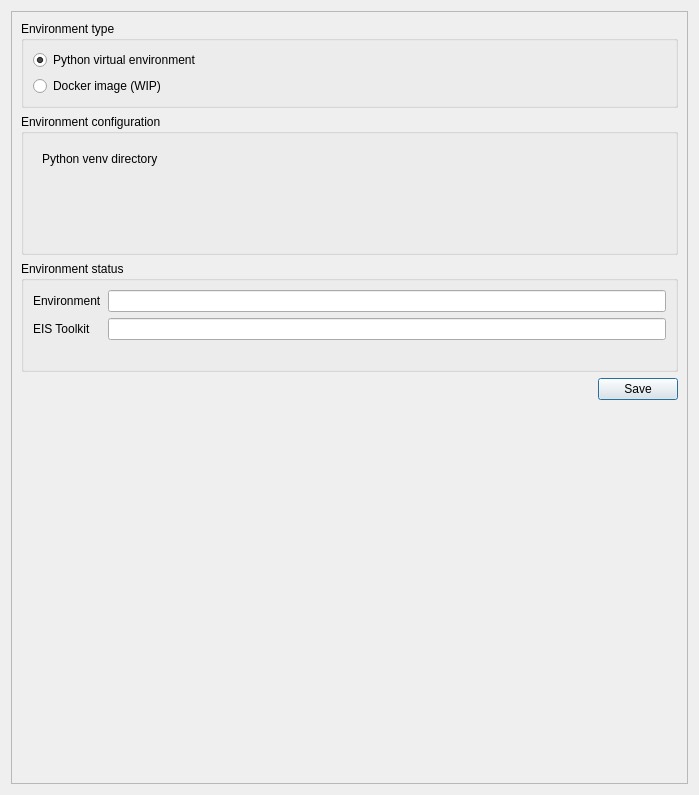
<?xml version="1.0" encoding="UTF-8"?>
<ui version="4.0">
 <class>Form</class>
 <widget class="QWidget" name="Form">
  <property name="geometry">
   <rect>
    <x>0</x>
    <y>0</y>
    <width>699</width>
    <height>795</height>
   </rect>
  </property>
  <property name="windowTitle">
   <string>Form</string>
  </property>
  <layout class="QVBoxLayout" name="verticalLayout_3">
   <item>
    <widget class="QScrollArea" name="scrollArea">
     <property name="widgetResizable">
      <bool>true</bool>
     </property>
     <widget class="QWidget" name="scrollAreaWidgetContents">
      <property name="geometry">
       <rect>
        <x>0</x>
        <y>0</y>
        <width>679</width>
        <height>775</height>
       </rect>
      </property>
      <layout class="QVBoxLayout" name="verticalLayout_4">
       <item>
        <widget class="QGroupBox" name="groupBox_3">
         <property name="title">
          <string>Environment type</string>
         </property>
         <layout class="QVBoxLayout" name="verticalLayout">
          <item>
           <widget class="QRadioButton" name="venv_selection">
            <property name="text">
             <string>Python virtual environment</string>
            </property>
            <property name="checked">
             <bool>true</bool>
            </property>
           </widget>
          </item>
          <item>
           <widget class="QRadioButton" name="docker_selection">
            <property name="text">
             <string>Docker image (WIP)</string>
            </property>
           </widget>
          </item>
         </layout>
        </widget>
       </item>
       <item>
        <widget class="QGroupBox" name="groupBox">
         <property name="title">
          <string>Environment configuration</string>
         </property>
         <layout class="QVBoxLayout" name="verticalLayout_2">
          <item>
           <widget class="QStackedWidget" name="conf_stack">
            <property name="sizePolicy">
             <sizepolicy hsizetype="Preferred" vsizetype="Maximum">
              <horstretch>0</horstretch>
              <verstretch>0</verstretch>
             </sizepolicy>
            </property>
            <property name="currentIndex">
             <number>0</number>
            </property>
            <widget class="QWidget" name="page">
             <layout class="QFormLayout" name="formLayout">
              <item row="0" column="0">
               <widget class="QLabel" name="venv_directory_label">
                <property name="text">
                 <string>Python venv directory</string>
                </property>
               </widget>
              </item>
              <item row="0" column="1">
               <widget class="QgsFileWidget" name="venv_directory">
                <property name="storageMode">
                 <enum>QgsFileWidget::GetDirectory</enum>
                </property>
               </widget>
              </item>
             </layout>
            </widget>
            <widget class="QWidget" name="page_2">
             <layout class="QFormLayout" name="formLayout_2">
              <item row="0" column="0">
               <widget class="QLabel" name="docker_path_label">
                <property name="text">
                 <string>Docker exe path</string>
                </property>
               </widget>
              </item>
              <item row="0" column="1">
               <widget class="QgsFileWidget" name="docker_path"/>
              </item>
              <item row="1" column="0">
               <widget class="QLabel" name="docker_image_name_label">
                <property name="text">
                 <string>Docker image name</string>
                </property>
               </widget>
              </item>
              <item row="1" column="1">
               <widget class="QLineEdit" name="docker_image_name"/>
              </item>
              <item row="2" column="0">
               <widget class="QLabel" name="docker_host_folder_label">
                <property name="text">
                 <string>Data folder for Docker</string>
                </property>
               </widget>
              </item>
              <item row="2" column="1">
               <widget class="QgsFileWidget" name="docker_host_folder">
                <property name="storageMode">
                 <enum>QgsFileWidget::GetDirectory</enum>
                </property>
               </widget>
              </item>
              <item row="3" column="0">
               <widget class="QLabel" name="docker_temp_folder_label">
                <property name="text">
                 <string>QGIS temp data folder for Docker</string>
                </property>
               </widget>
              </item>
              <item row="3" column="1">
               <widget class="QgsFileWidget" name="docker_temp_folder">
                <property name="storageMode">
                 <enum>QgsFileWidget::GetDirectory</enum>
                </property>
               </widget>
              </item>
             </layout>
            </widget>
           </widget>
          </item>
         </layout>
        </widget>
       </item>
       <item>
        <widget class="QGroupBox" name="groupBox_2">
         <property name="title">
          <string>Environment status</string>
         </property>
         <layout class="QFormLayout" name="formLayout_4">
          <item row="0" column="0">
           <widget class="QLabel" name="label_2">
            <property name="text">
             <string>Environment</string>
            </property>
           </widget>
          </item>
          <item row="0" column="1">
           <widget class="QLineEdit" name="environment_status_line">
            <property name="readOnly">
             <bool>true</bool>
            </property>
           </widget>
          </item>
          <item row="1" column="0">
           <widget class="QLabel" name="label_4">
            <property name="text">
             <string>EIS Toolkit</string>
            </property>
           </widget>
          </item>
          <item row="1" column="1">
           <widget class="QLineEdit" name="eis_toolkit_status_line">
            <property name="readOnly">
             <bool>true</bool>
            </property>
           </widget>
          </item>
          <item row="2" column="0">
           <widget class="QLabel" name="label">
            <property name="text">
             <string/>
            </property>
           </widget>
          </item>
          <item row="2" column="1">
           <widget class="QDialogButtonBox" name="environment_button_box">
            <property name="standardButtons">
             <set>QDialogButtonBox::NoButton</set>
            </property>
           </widget>
          </item>
         </layout>
        </widget>
       </item>
       <item>
        <widget class="QDialogButtonBox" name="toolkit_conf_button_box">
         <property name="standardButtons">
          <set>QDialogButtonBox::Save</set>
         </property>
        </widget>
       </item>
       <item>
        <spacer name="verticalSpacer">
         <property name="orientation">
          <enum>Qt::Vertical</enum>
         </property>
         <property name="sizeHint" stdset="0">
          <size>
           <width>20</width>
           <height>30</height>
          </size>
         </property>
        </spacer>
       </item>
      </layout>
     </widget>
    </widget>
   </item>
  </layout>
 </widget>
 <customwidgets>
  <customwidget>
   <class>QgsFileWidget</class>
   <extends>QWidget</extends>
   <header>qgsfilewidget.h</header>
   <container>1</container>
  </customwidget>
 </customwidgets>
 <resources/>
 <connections/>
</ui>
